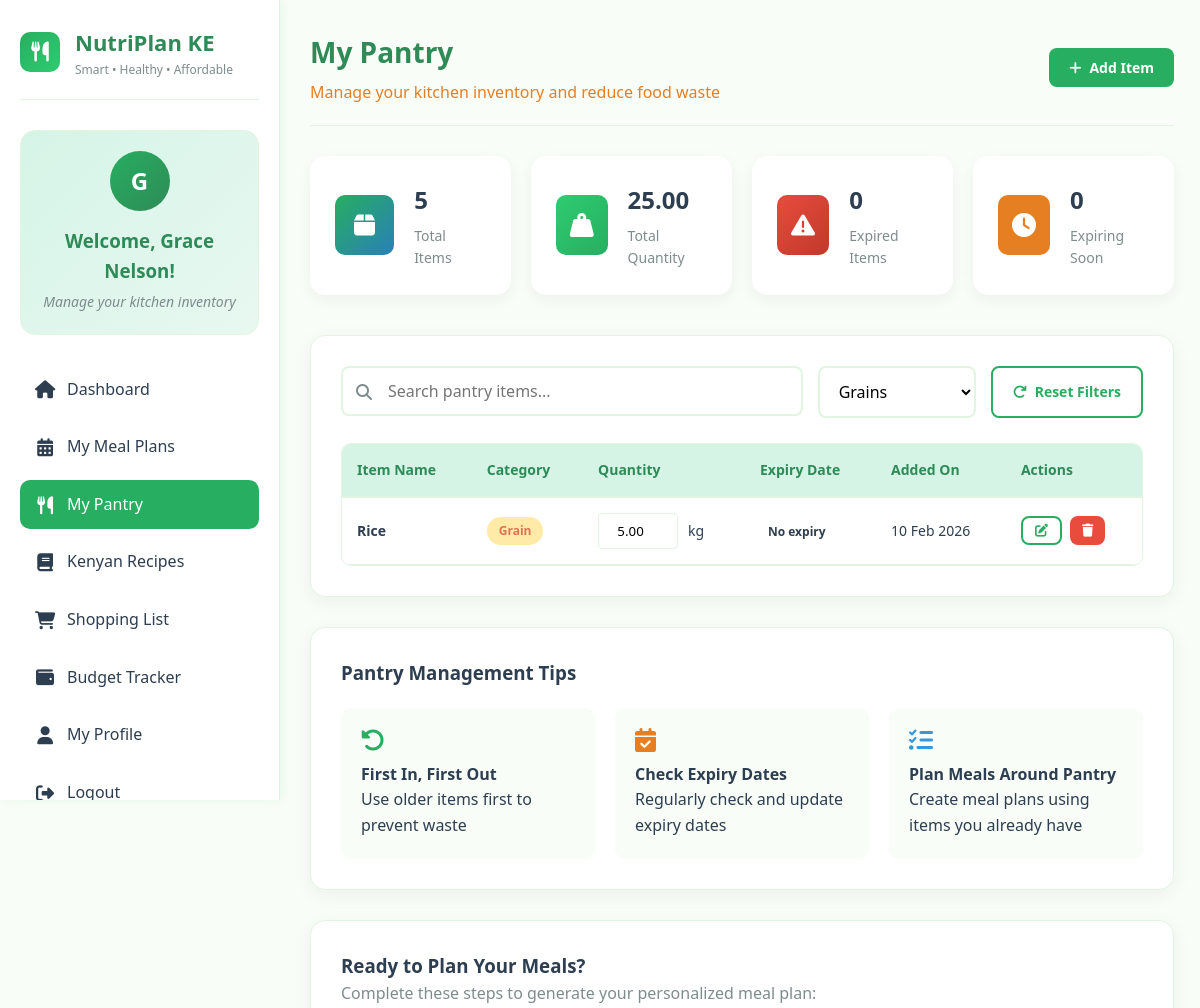
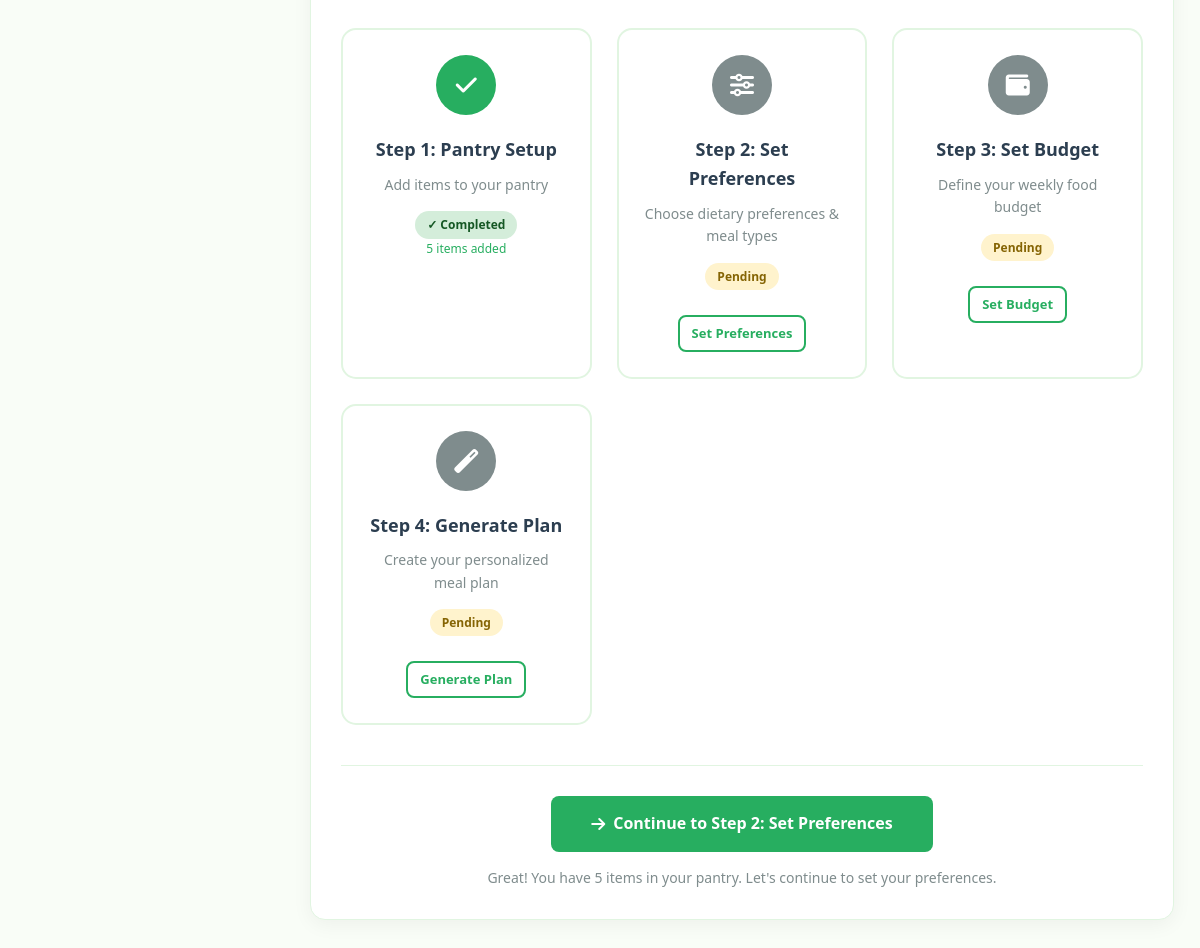
Screenshot of /pantry.php?category=Grain (signed in) with the database file from the repository (2 pictures, top to bottom).
### tables this page shows
CREATE TABLE `pantry` (
  `pantry_id` int(11) NOT NULL,
  `user_id` int(11) NOT NULL,
  `item_name` varchar(100) NOT NULL,
  `category` varchar(50) DEFAULT NULL,
  `quantity` decimal(10,2) NOT NULL,
  `unit` varchar(50) DEFAULT NULL,
  `expiry_date` date DEFAULT NULL,
  `added_date` datetime DEFAULT current_timestamp(),
  `last_updated` datetime DEFAULT current_timestamp() ON UPDATE current_timestamp()
);

### pantry.php (the view, shortened to what the rows shown need)
<?php
require_once 'config.php';
$user_id = $_SESSION['user_id'];
$category_filter = isset($_GET['category']) ? $_GET['category'] : '';
$query = "SELECT * FROM pantry WHERE user_id = $user_id";
if (!empty($category_filter) && $category_filter != 'all') {
    $query .= " AND category = '$category_filter'";
}
$query .= " ORDER BY added_date DESC";
$result = mysqli_query($conn, $query);
?>
<!DOCTYPE html>
<html lang="en">
<head>
    <link rel="stylesheet" href="https://cdnjs.cloudflare.com/ajax/libs/font-awesome/6.4.0/css/all.min.css">
</head>
<body>
    <div class="dashboard-container">
        <aside class="sidebar">
            <div class="logo">
                <div class="logo-text">
                    <h2>NutriPlan KE</h2>
                </div>
            </div>
        </aside>
        <main class="main-content">
            <div class="top-header">
                <div class="welcome-message">
                    <h1>My Pantry</h1>
                </div>
            </div>
            <div class="content-section">
                <div class="table-container">
                    <?php if (mysqli_num_rows($result) > 0): ?>
                        <table class="data-table">
                            <thead>
                                <tr>
                                    <th>Item Name</th>
                                    <th>Category</th>
                                    <th>Quantity</th>
                                    <th>Expiry Date</th>
                                    <th>Added On</th>
                                    <th>Actions</th>
                                </tr>
                            </thead>
                            <tbody>
                                <?php
                                mysqli_data_seek($result, 0);
                                while ($item = mysqli_fetch_assoc($result)):
                                    $row_class = '';
                                ?>
                                    <tr class="<?php echo $row_class; ?>" id="item-<?php echo $item['pantry_id']; ?>">
                                        <td>
                                            <strong><?php echo htmlspecialchars($item['item_name']); ?></strong>
                                        </td>
                                        <td>
                                            <span class="badge badge-<?php echo strtolower($item['category'] ?? 'other'); ?>">
                                                <?php echo htmlspecialchars($item['category'] ?? 'Uncategorized'); ?>
                                            </span>
                                        </td>
                                        <td>
                                            <form method="POST" class="quantity-form" onsubmit="updateQuantity(event, <?php echo $item['pantry_id']; ?>)">
                                                <input type="number"
                                                       name="new_quantity"
                                                       value="<?php echo $item['quantity']; ?>"
                                                       step="0.01"
                                                       min="0"
                                                       class="quantity-input"
                                                       onchange="this.form.submit()">
                                                <span><?php echo htmlspecialchars($item['unit']); ?></span>
                                            </form>
                                        </td>
                                        <td>
                                            <?php if ($item['expiry_date']):
                                                $expiry_date = new DateTime($item['expiry_date']);
                                                $today = new DateTime();
                                                $interval = $today->diff($expiry_date);
                                                $status_class = 'expiry-good';
                                                $status_text = 'Good';
                                                if ($expiry_date < $today) {
                                                    $status_class = 'expiry-danger';
                                                    $status_text = 'Expired';
                                                } elseif ($interval->days <= 7) {
                                                    $status_class = 'expiry-warning';
                                                    $status_text = 'Soon';
                                                }
                                            ?>
                                                <span class="expiry-status <?php echo $status_class; ?>">
                                                    <?php echo date('d M Y', strtotime($item['expiry_date'])); ?>
                                                    <br>
                                                    <small>(<?php echo $status_text; ?>)</small>
                                                </span>
                                            <?php else: ?>
                                                <span class="expiry-status">No expiry</span>
                                            <?php endif; ?>
                                        </td>
                                        <td>
                                            <?php echo date('d M Y', strtotime($item['added_date'])); ?>
                                        </td>
                                        <td>
                                            <div class="action-buttons">
                                                <button class="btn btn-sm btn-outline"
                                                        onclick="editItem(<?php echo $item['pantry_id']; ?>, '<?php echo addslashes($item['item_name']); ?>', '<?php echo $item['category']; ?>', <?php echo $item['quantity']; ?>, '<?php echo $item['unit']; ?>', '<?php echo $item['expiry_date']; ?>')"
                                                        title="Edit">
                                                    <i class="fas fa-edit"></i>
                                                </button>
                                                <button class="btn btn-sm btn-danger"
                                                        onclick="deleteItem(<?php echo $item['pantry_id']; ?>)"
                                                        title="Delete">
                                                    <i class="fas fa-trash"></i>
                                                </button>
                                            </div>
                                        </td>
                                    </tr>
                                <?php endwhile; ?>
                            </tbody>
                        </table>
                    <?php endif; ?>
                </div>
            </div>
        </main>
    </div>
</body>
</html>

### rows the page displays
pantry: item_name "Rice", category "Grain", new_quantity "5.00", unit "kg", shows "No expiry", added_date "10 Feb 2026"

### other values shown
substr($user_name, 0, 1) "G"
$user_name "Grace Nelson"
$stats['total_items'] "5"
$stats['total_quantity'] "25.00"
$stats['expired_items'] "0"
$stats['expiring_soon'] "0"
$pantry_count "5"
